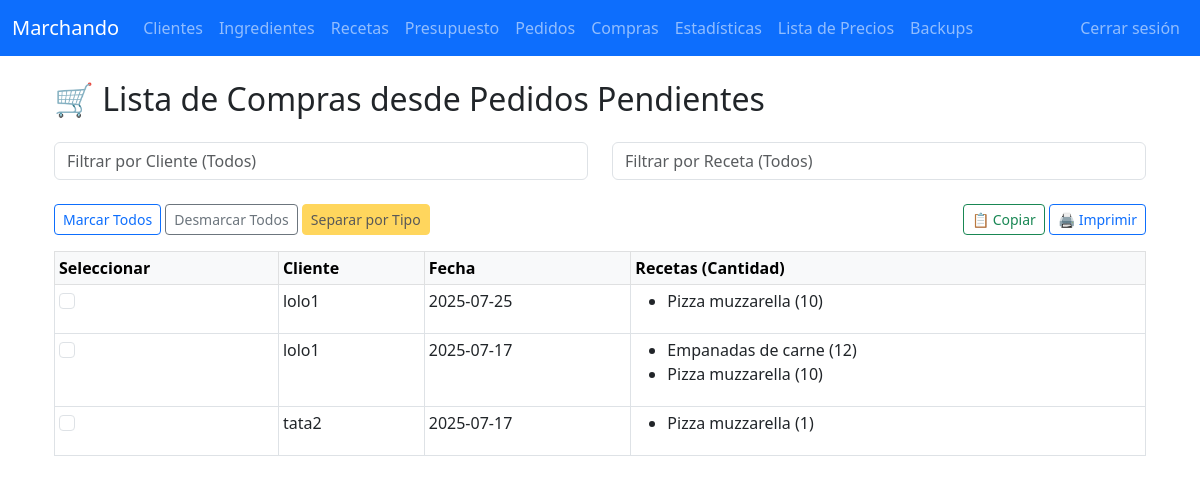
/compras (signed in), run on an earlier commit of the app's database.
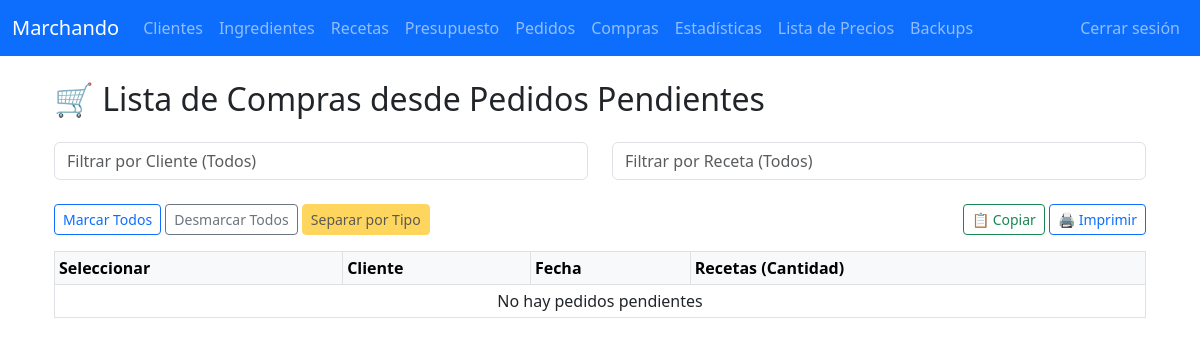
And on a later commit of the database.
### tables this page shows
CREATE TABLE pedidos (
    id INTEGER PRIMARY KEY AUTOINCREMENT,
    cliente_id INTEGER,
    receta_id INTEGER,
    fecha TEXT,
    cantidad INTEGER,
    precio_unitario REAL,
    precio_total REAL,
    estado TEXT,
    FOREIGN KEY(cliente_id) REFERENCES clientes(id),
    FOREIGN KEY(receta_id) REFERENCES recetas(id)
);

CREATE TABLE clientes (
    id INTEGER PRIMARY KEY AUTOINCREMENT,
    nombre TEXT NOT NULL,
    contacto TEXT,
    direccion TEXT
);

CREATE TABLE recetas (
    id INTEGER PRIMARY KEY AUTOINCREMENT,
    nombre TEXT NOT NULL,
    referencia TEXT,
    UNIQUE(nombre)
);

### app.py (the view)
@app.route('/compras')
@login_required
def compras():
    with get_conn() as conn:
        filas = conn.execute('''
            SELECT p.*, r.nombre as receta, c.nombre as cliente
            FROM pedidos p
            JOIN recetas r ON p.receta_id = r.id
            JOIN clientes c ON p.cliente_id = c.id
            WHERE p.estado = 'pendiente'
            ORDER BY c.nombre, p.fecha DESC
        ''').fetchall()
    from collections import defaultdict
    grupos = defaultdict(lambda: {'pedidos': [], 'cliente': '', 'cliente_id': None, 'fecha': None, 'estado': None, 'total': 0})
    for f in filas:
        key = (f['cliente_id'], f['fecha'], f['estado'])
        grupos[key]['pedidos'].append(f)
        grupos[key]['cliente'] = f['cliente']
        grupos[key]['cliente_id'] = f['cliente_id']
        grupos[key]['fecha'] = f['fecha']
        grupos[key]['estado'] = f['estado']
        grupos[key]['total'] += f['precio_total']
    pedidos_agrupados = list(grupos.values())
    return render_template('compras.html', pedidos_agrupados=pedidos_agrupados)

### app.py (called while the page is built)
def login_required(f):
    @wraps(f)
    def decorated_function(*args, **kwargs):
        if not session.get('logged_in'): # PRUEBAS LOCALES
            return redirect(url_for('login', next=request.path))
        return f(*args, **kwargs)
    return decorated_function

def get_conn():
    conn = sqlite3.connect(DB_NAME)
    conn.row_factory = sqlite3.Row
    return conn

### templates/compras.html (shortened to what this page needs)
{% extends "base.html" %}
{% block content %}
<div class="container mt-4">
    <h2 class="mb-4">🛒 Lista de Compras desde Pedidos Pendientes</h2>
    <div class="row mb-3">
        <div class="col-md-6 mb-2">
            <input type="text" id="filtro_cliente" class="form-control" placeholder="Filtrar por Cliente (Todos)">
        </div>
        <div class="col-md-6 mb-2">
            <input type="text" id="filtro_receta" class="form-control" placeholder="Filtrar por Receta (Todos)">
        </div>
    </div>
    <div class="mb-3 d-flex justify-content-between align-items-center">
        <div>
            <button class="btn btn-sm btn-outline-primary" id="marcar_todos">Marcar Todos</button>
            <button class="btn btn-sm btn-outline-secondary" id="desmarcar_todos">Desmarcar Todos</button>
            <button class="btn btn-sm btn-warning" id="btn_separar_tipo" disabled>
            Separar por Tipo
            </button>
        </div>
        <div>
        <button class="btn btn-sm btn-outline-success" onclick="copiarCompras()">📋 Copiar</button>
        <button class="btn btn-sm btn-outline-primary" onclick="imprimirCompras()">🖨️ Imprimir</button>
        </div>
    </div>
    <table class="table table-bordered table-hover table-sm" id="tabla_pedidos">
        <thead class="table-light">
            <tr>
                <th>Seleccionar</th>
                <th>Cliente</th>
                <th>Fecha</th>
                <th>Recetas (Cantidad)</th>
            </tr>
        </thead>
        <tbody>
            {% for pedido in pedidos_agrupados %}
            <tr class="cursor-pointer">
                <td>
                    <input type="checkbox" class="pedido_checkbox form-check-input form-check-input-lg"
                           data-cliente="{{ pedido.cliente_id }}"
                           data-fecha="{{ pedido.fecha }}">
                </td>
                <td class="td-cliente">{{ pedido.cliente }}</td>
                <td>{{ pedido.fecha }}</td>
                <td class="td-receta">
                    <ul>
                        {% for linea in pedido.pedidos %}
                        <li>{{ linea.receta }} ({{ linea.cantidad }})</li>
                        {% endfor %}
                    </ul>
                </td>
            </tr>
            {% else %}
            <tr><td colspan="4" class="text-center">No hay pedidos pendientes</td></tr>
            {% endfor %}
        </tbody>
    </table>
</div>
{% endblock %}

What changed in the data, as far as the page shows it:
removed pedidos: cliente "lolo1", fecha "2025-07-25", receta "Pizza muzzarella", cantidad "10"
removed pedidos: cliente "lolo1", fecha "2025-07-17", receta "Pizza muzzarella", cantidad "10"
removed pedidos: receta "Empanadas de carne", cantidad "12", shown under "lolo1"
removed pedidos: cliente "tata2", fecha "2025-07-17", receta "Pizza muzzarella", cantidad "1"
Also different on the page:
text now shown: "No hay pedidos pendientes"
